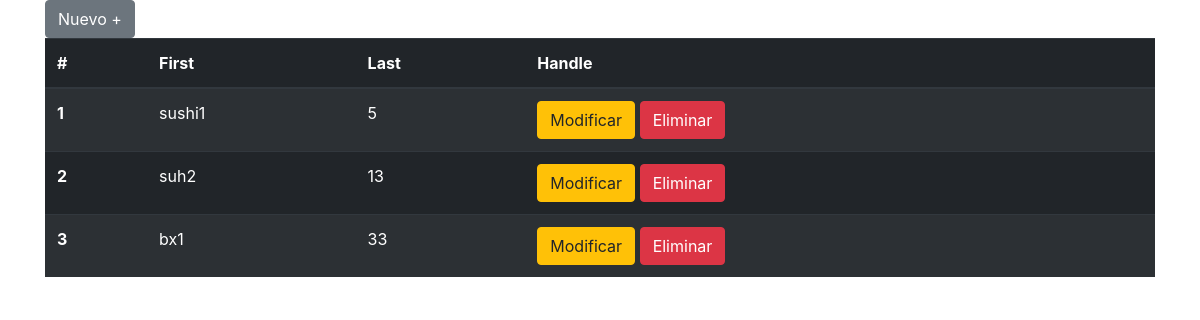
The page /listaproducto/ on the database its author committed.
### core/models.py (models this page shows, shortened)
class Product(models.Model):
    name = models.CharField(max_length=200)
    price = models.IntegerField(default=0,null=True,blank=True)

### core/views.py (the view)
# urls.py: path('listaproducto/', views.ListaProducto, name='listproduct'),
def ListaProducto(request):
    p=Product.objects.all()
    context={
        "product":p,
    }
    return render(request, 'core/list_product.html',context)

### core/context_processor.py (called while the page is built)
def total_carrito(request):
    total = 0
    if request.user.is_authenticated:
        if "carrito" in request.session.keys():
            for key, value in request.session["carrito"].items():
                total += int(value["acumulado"])
    return {"total_carrito": total}

### core/templates/core/list_product.html
{% extends 'core/base.html' %}
{% block content %}
<div class='container'>
    <div>
        <a class='btn btn-secondary' href="{% url 'newproduct' %}">Nuevo +</a>
    </div>
    <table class="table table-striped table-dark">
        <thead>
          <tr>
            <th scope="col">#</th>
            <th scope="col">First</th>
            <th scope="col">Last</th>
            <th scope="col">Handle</th>
          </tr>
        </thead>
        <tbody>
            {% for p in product %}
            <tr>
                <th scope="row">{{p.id}}</th>
                <td>{{p.name}}</td>
                <td>{{p.price}}</td>
                <td><a class='btn btn-warning' href="{% url 'updateproduct' p.id %}">Modificar</a>
                    <a  class='btn btn-danger' href="{% url 'deleteproduct' p.id%}">Eliminar</a></td>
            </tr>
            {% endfor %}
        </tbody>
      </table>
</div>
{% endblock content %}

### core/templates/core/base.html (shortened to what this page needs)
<!DOCTYPE html>
{% load static %}
<html lang="en">
<head>
    <link rel="stylesheet" href="https://cdn.jsdelivr.net/npm/bootstrap@4.1.3/dist/css/bootstrap.min.css">
</head>
<body>
    {% block content %}
    {% endblock content %}
</body>
</html>

### rows shown on the page
Product: id "1", name "sushi1", price "5"
Product: id "2", name "suh2", price "13"
Product: id "3", name "bx1", price "33"
